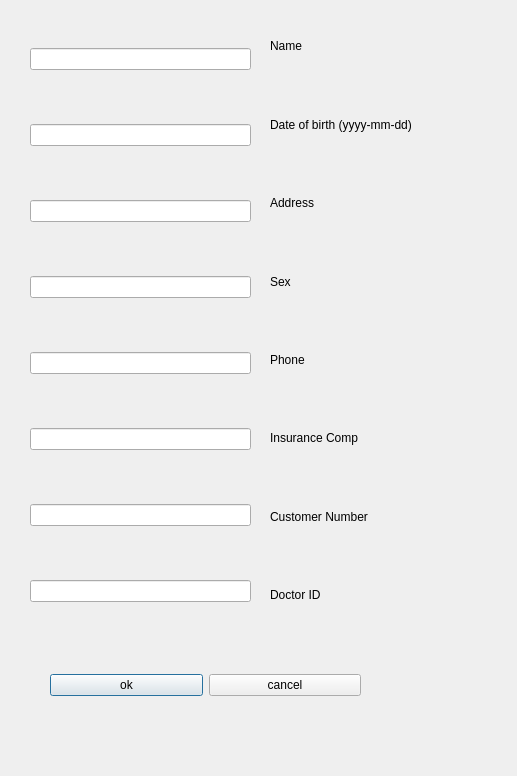
<?xml version="1.0" encoding="UTF-8"?>
<ui version="4.0">
 <class>editpatient2</class>
 <widget class="QDialog" name="editpatient2">
  <property name="geometry">
   <rect>
    <x>0</x>
    <y>0</y>
    <width>517</width>
    <height>776</height>
   </rect>
  </property>
  <property name="windowTitle">
   <string>Dialog</string>
  </property>
  <property name="styleSheet">
   <string notr="true">background-image: url(:/new/prefix1/build-SimpleSerum-Desktop_Qt_5_8_0_MSVC2015_64bit-Debug/red add.png);</string>
  </property>
  <widget class="QWidget" name="horizontalLayoutWidget">
   <property name="geometry">
    <rect>
     <x>50</x>
     <y>660</y>
     <width>311</width>
     <height>51</height>
    </rect>
   </property>
   <layout class="QHBoxLayout" name="horizontalLayout_2">
    <item>
     <widget class="QPushButton" name="pushButton_3">
      <property name="text">
       <string>ok</string>
      </property>
     </widget>
    </item>
    <item>
     <widget class="QPushButton" name="pushButton_4">
      <property name="text">
       <string>cancel</string>
      </property>
     </widget>
    </item>
   </layout>
  </widget>
  <widget class="QWidget" name="verticalLayoutWidget_2">
   <property name="geometry">
    <rect>
     <x>270</x>
     <y>10</y>
     <width>211</width>
     <height>621</height>
    </rect>
   </property>
   <layout class="QVBoxLayout" name="verticalLayout_3">
    <item>
     <widget class="QLabel" name="label_14">
      <property name="autoFillBackground">
       <bool>false</bool>
      </property>
      <property name="styleSheet">
       <string notr="true">background-image: url(:/new/prefix1/build-SimpleSerum-Desktop_Qt_5_8_0_MSVC2015_64bit-Debug/red add.png);
background-image: url(:/BGs/build-SimpleSerum-Desktop_Qt_5_8_0_MSVC2015_64bit-Debug/BG3.png);</string>
      </property>
      <property name="text">
       <string>Name</string>
      </property>
     </widget>
    </item>
    <item>
     <widget class="QLabel" name="label_15">
      <property name="styleSheet">
       <string notr="true">background-image: url(:/BGs/build-SimpleSerum-Desktop_Qt_5_8_0_MSVC2015_64bit-Debug/BG3.png);</string>
      </property>
      <property name="text">
       <string>Date of birth (yyyy-mm-dd)</string>
      </property>
     </widget>
    </item>
    <item>
     <widget class="QLabel" name="label_16">
      <property name="styleSheet">
       <string notr="true">background-image: url(:/BGs/build-SimpleSerum-Desktop_Qt_5_8_0_MSVC2015_64bit-Debug/BG3.png);</string>
      </property>
      <property name="text">
       <string>Address</string>
      </property>
     </widget>
    </item>
    <item>
     <widget class="QLabel" name="label_20">
      <property name="styleSheet">
       <string notr="true">background-image: url(:/BGs/build-SimpleSerum-Desktop_Qt_5_8_0_MSVC2015_64bit-Debug/BG3.png);</string>
      </property>
      <property name="text">
       <string>Sex</string>
      </property>
     </widget>
    </item>
    <item>
     <widget class="QLabel" name="label_21">
      <property name="styleSheet">
       <string notr="true">background-image: url(:/BGs/build-SimpleSerum-Desktop_Qt_5_8_0_MSVC2015_64bit-Debug/BG3.png);</string>
      </property>
      <property name="text">
       <string>Phone</string>
      </property>
     </widget>
    </item>
    <item>
     <widget class="QLabel" name="label_22">
      <property name="styleSheet">
       <string notr="true">background-image: url(:/BGs/build-SimpleSerum-Desktop_Qt_5_8_0_MSVC2015_64bit-Debug/BG3.png);</string>
      </property>
      <property name="text">
       <string>Insurance Comp</string>
      </property>
     </widget>
    </item>
    <item>
     <widget class="QLabel" name="label_23">
      <property name="styleSheet">
       <string notr="true">background-image: url(:/BGs/build-SimpleSerum-Desktop_Qt_5_8_0_MSVC2015_64bit-Debug/BG3.png);</string>
      </property>
      <property name="text">
       <string>Customer Number</string>
      </property>
     </widget>
    </item>
    <item>
     <widget class="QLabel" name="label_24">
      <property name="styleSheet">
       <string notr="true">background-image: url(:/BGs/build-SimpleSerum-Desktop_Qt_5_8_0_MSVC2015_64bit-Debug/BG3.png);</string>
      </property>
      <property name="text">
       <string>Doctor ID</string>
      </property>
     </widget>
    </item>
   </layout>
  </widget>
  <widget class="QWidget" name="verticalLayoutWidget">
   <property name="geometry">
    <rect>
     <x>30</x>
     <y>0</y>
     <width>221</width>
     <height>651</height>
    </rect>
   </property>
   <layout class="QVBoxLayout" name="verticalLayout_4">
    <item>
     <widget class="QLineEdit" name="pat_Name_2"/>
    </item>
    <item>
     <widget class="QLineEdit" name="DOB_2"/>
    </item>
    <item>
     <widget class="QLineEdit" name="Address_2"/>
    </item>
    <item>
     <widget class="QLineEdit" name="Sex_2"/>
    </item>
    <item>
     <widget class="QLineEdit" name="pat_Phone_2">
      <property name="text">
       <string/>
      </property>
     </widget>
    </item>
    <item>
     <widget class="QLineEdit" name="ins_Name_2"/>
    </item>
    <item>
     <widget class="QLineEdit" name="ins_Nom_2"/>
    </item>
    <item>
     <widget class="QLineEdit" name="doc_ID_2"/>
    </item>
   </layout>
  </widget>
 </widget>
 <resources/>
 <connections/>
</ui>
